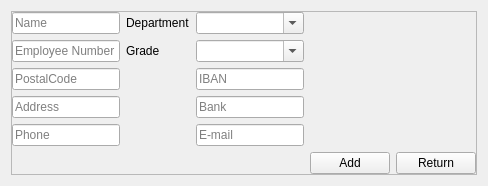
         <widget class="QWidget" name="AddEmployeePage">
          <layout class="QGridLayout" name="gridLayout_10">
           <item row="0" column="0">
            <widget class="QFrame" name="frame_7">
             <property name="frameShape">
              <enum>QFrame::StyledPanel</enum>
             </property>
             <property name="frameShadow">
              <enum>QFrame::Raised</enum>
             </property>
             <layout class="QGridLayout" name="gridLayout_13">
              <property name="leftMargin">
               <number>0</number>
              </property>
              <property name="topMargin">
               <number>0</number>
              </property>
              <property name="rightMargin">
               <number>0</number>
              </property>
              <property name="bottomMargin">
               <number>0</number>
              </property>
              <item row="7" column="4">
               <widget class="QPushButton" name="AddEmployeePage_Return_butt">
                <property name="text">
                 <string>Return</string>
                </property>
               </widget>
              </item>
              <item row="0" column="2">
               <widget class="QComboBox" name="AddEmployeePage_Department_enum">
                <property name="editable">
                 <bool>true</bool>
                </property>
                <property name="placeholderText" stdset="0">
                 <string>Grade</string>
                </property>
               </widget>
              </item>
              <item row="7" column="3">
               <widget class="QPushButton" name="AddEmployeePage_Add_butt">
                <property name="text">
                 <string>Add</string>
                </property>
               </widget>
              </item>
              <item row="2" column="2">
               <widget class="QComboBox" name="AddEmployeePage_Grade_enum">
                <property name="editable">
                 <bool>true</bool>
                </property>
               </widget>
              </item>
              <item row="2" column="1">
               <widget class="QLabel" name="label_5">
                <property name="text">
                 <string>Grade</string>
                </property>
               </widget>
              </item>
              <item row="3" column="0">
               <widget class="QLineEdit" name="AddEmployeePage_Postalcode_txt">
                <property name="placeholderText">
                 <string>PostalCode</string>
                </property>
               </widget>
              </item>
              <item row="4" column="2">
               <widget class="QLineEdit" name="AddEmployeePage_Bank_txt">
                <property name="placeholderText">
                 <string>Bank</string>
                </property>
               </widget>
              </item>
              <item row="5" column="0">
               <widget class="QLineEdit" name="AddEmployeePage_Phone_txt">
                <property name="placeholderText">
                 <string>Phone</string>
                </property>
               </widget>
              </item>
              <item row="0" column="1">
               <widget class="QLabel" name="label_3">
                <property name="text">
                 <string>Department</string>
                </property>
               </widget>
              </item>
              <item row="4" column="0">
               <widget class="QLineEdit" name="AddEmployeePage_Address_txt">
                <property name="placeholderText">
                 <string>Address</string>
                </property>
               </widget>
              </item>
              <item row="0" column="0">
               <widget class="QLineEdit" name="AddEmployeePage_Name_txt">
                <property name="placeholderText">
                 <string>Name</string>
                </property>
               </widget>
              </item>
              <item row="2" column="0">
               <widget class="QLineEdit" name="AddEmployeePage_Employeenumber_txt">
                <property name="minimumSize">
                 <size>
                  <width>5</width>
                  <height>0</height>
                 </size>
                </property>
                <property name="maximumSize">
                 <size>
                  <width>16777215</width>
                  <height>16777213</height>
                 </size>
                </property>
                <property name="inputMethodHints">
                 <set>Qt::ImhPreferNumbers</set>
                </property>
                <property name="placeholderText">
                 <string>Employee Number</string>
                </property>
               </widget>
              </item>
              <item row="3" column="2">
               <widget class="QLineEdit" name="AddEmployeePage_IBAN_txt">
                <property name="placeholderText">
                 <string>IBAN</string>
                </property>
               </widget>
              </item>
              <item row="5" column="2">
               <widget class="QLineEdit" name="AddEmployeePage_Email_txt">
                <property name="placeholderText">
                 <string>E-mail</string>
                </property>
               </widget>
              </item>
             </layout>
            </widget>
           </item>
          </layout>
         </widget>
